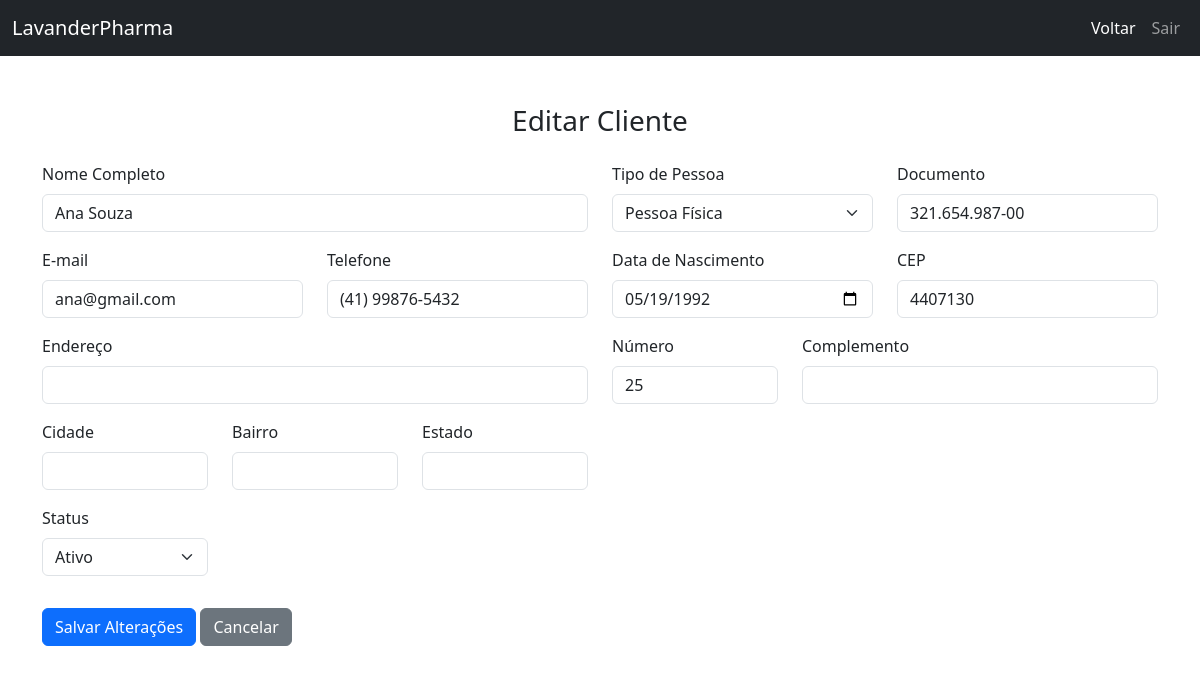
The app's page /sistema/Clientes/cliente_editar.php?codigo=4 (signed in) with its own data.
### tables this page shows
CREATE TABLE IF NOT EXISTS `CLIENTES` (
    `ID_Cliente` INT AUTO_INCREMENT PRIMARY KEY NOT NULL,
    `Nome_Cliente` VARCHAR(255) DEFAULT NULL,
    `Tipo_Cliente` ENUM('PJ', 'PF') DEFAULT NULL,
    `Documento_Cliente` VARCHAR(18) DEFAULT NULL,
    `Tel_Cliente` VARCHAR(20) DEFAULT NULL,
    `Email_Cliente` VARCHAR(100) DEFAULT NULL,
    `Senha_Cliente` VARCHAR(100) DEFAULT NULL,
    `CEP` VARCHAR(10) DEFAULT NULL,
    `Endereco_Cliente` VARCHAR(255) DEFAULT NULL,
    `EndNumero_Cliente` VARCHAR(255) DEFAULT NULL,
    `Complemento_Cliente` VARCHAR(100) DEFAULT NULL,
    `Bairro_Cliente` VARCHAR(255) DEFAULT NULL,
    `Cidade_Cliente` VARCHAR(255) DEFAULT NULL,
    `Estado_Cliente` CHAR(2) DEFAULT NULL,
    `DataNasc_Cliente` DATE DEFAULT NULL,
    `Status_Cliente` ENUM('0', '1') DEFAULT NULL,
    `DataCadastro_Cliente` DATETIME DEFAULT NULL,
    `DataAlteracao_Cliente` DATETIME DEFAULT NULL,
    FOREIGN KEY (`CEP`) REFERENCES `CEPS` (`CEP`)
);

### sistema/Clientes/cliente_editar.php (the view, shortened to what this page needs)
<?php
include '../../dev/Exec/conexao.php';
if (isset($_GET['codigo'])) {
    $codigo_cliente = $_GET['codigo'];
    $sql = "SELECT * FROM CLIENTES WHERE ID_Cliente = ?";
    $stmt = $conn->prepare($sql);
    $stmt->bind_param("s", $codigo_cliente);
    $stmt->execute();
    $result = $stmt->get_result();
    if ($result->num_rows > 0) {
        $cliente = $result->fetch_assoc();
        $cep = $cliente['CEP'];
        $sql_cep = "SELECT * FROM CEPS WHERE CEP = ?";
        $stmt_cep = $conn->prepare($sql_cep);
        $stmt_cep->bind_param("s", $cep);
        $stmt_cep->execute();
        $result_cep = $stmt_cep->get_result();
        if ($result_cep->num_rows > 0) {
            $cep_data = $result_cep->fetch_assoc();
        } else {
            $cep_data = [];
        }
    } else {
        echo "Cliente não encontrado.";
        exit();
    }
} else {
    echo "Código do cliente não fornecido.";
    exit();
}
?>
<!DOCTYPE html>
<html lang="pt-BR">
<head>
    <link href="https://cdn.jsdelivr.net/npm/bootstrap@5.3.0/dist/css/bootstrap.min.css" rel="stylesheet">
</head>
<body>
    <nav class='navbar navbar-expand-lg navbar-dark bg-dark'>
        <div class='container-fluid'>
            <a class='navbar-brand' href='../../index2.php'>LavanderPharma</a>
            <div class='collapse navbar-collapse' id='navbarNav'>
                <ul class='navbar-nav ms-auto'>
                    <li class='nav-item'><a class='nav-link active' aria-current='page' href='index.php'>Voltar</a></li>
                    <li class='nav-item'><a class='nav-link' href="../../../dev/Exec/sair.php">Sair</a></li>
                </ul>
            </div>
        </div>
    </nav>
    <div class="container my-5">
        <h3 class="text-center mb-4">Editar Cliente</h3>
        <form method="post" action="">
            <div class="row mb-3">
                <div class="col-md-6">
                    <label for="Nome_Cliente" class="form-label">Nome Completo</label>
                    <input type="text" class="form-control" id="Nome_Cliente" name="Nome_Cliente" value="<?php echo htmlspecialchars($cliente['Nome_Cliente']); ?>" required>
                </div>
                <div class="col-md-3">
                    <label for="Tipo_Cliente" class="form-label">Tipo de Pessoa</label>
                    <select class="form-select" id="Tipo_Cliente" name="Tipo_Cliente" required>
                        <option value="PF" <?php if ($cliente['Tipo_Cliente'] == 'PF') echo 'selected'; ?>>Pessoa Física</option>
                    </select>
                </div>
                <div class="col-md-3">
                    <label for="Documento_Cliente" class="form-label">Documento</label>
                    <input type="text" class="form-control" id="Documento_Cliente" name="Documento_Cliente" value="<?php echo htmlspecialchars($cliente['Documento_Cliente']); ?>" required>
                </div>
            </div>
            <div class="row mb-3">
                <div class="col-md-3">
                    <label for="Email_Cliente" class="form-label">E-mail</label>
                    <input type="email" class="form-control" id="Email_Cliente" name="Email_Cliente" value="<?php echo htmlspecialchars($cliente['Email_Cliente']); ?>" required>
                </div>
                <div class="col-md-3">
                    <label for="Tel_Cliente" class="form-label">Telefone</label>
                    <input type="text" class="form-control" id="Tel_Cliente" name="Tel_Cliente" value="<?php echo htmlspecialchars($cliente['Tel_Cliente']); ?>" required>
                </div>
                <div class="col-md-3">
                    <label for="DataNasc_Cliente" class="form-label">Data de Nascimento</label>
                    <input type="date" class="form-control" id="DataNasc_Cliente" name="DataNasc_Cliente" value="<?php echo htmlspecialchars($cliente['DataNasc_Cliente']); ?>">
                </div>
                <div class="col-md-3">
                    <label for="CEP" class="form-label">CEP</label>
                    <input type="text" class="form-control" id="CEP" name="CEP" value="<?php echo htmlspecialchars($cep); ?>" required>
                </div>
            </div>
            <div class="row mb-3">
                <div class="col-md-6">
                    <label for="Endereco_Cliente" class="form-label">Endereço</label>
                    <input type="text" class="form-control" id="Endereco_Cliente" name="Endereco_Cliente" value="<?php echo htmlspecialchars($cep_data['Endereco_CEP'] ?? ''); ?>" required>
                </div>
                <div class="col-md-2">
                    <label for="EndNumero_Cliente" class="form-label">Número</label>
                    <input type="text" class="form-control" id="EndNumero_Cliente" name="EndNumero_Cliente" value="<?php echo htmlspecialchars($cliente['EndNumero_Cliente']); ?>" required>
                </div>
                <div class="col-md-4">
                    <label for="Complemento_Cliente" class="form-label">Complemento</label>
                    <input type="text" class="form-control" id="Complemento_Cliente" name="Complemento_Cliente" value="<?php echo htmlspecialchars($cliente['Complemento_Cliente'] ?? ''); ?>">
                </div>
            </div>
            <div class="row mb-3">
                <div class="col-md-2">
                    <label for="Cidade_Cliente" class="form-label">Cidade</label>
                    <input type="text" class="form-control" id="Cidade_Cliente" name="Cidade_Cliente" value="<?php echo htmlspecialchars($cep_data['Cidade_CEP'] ?? ''); ?>" required>
                </div>
                <div class="col-md-2">
                    <label for="Bairro_Cliente" class="form-label">Bairro</label>
                    <input type="text" class="form-control" id="Bairro_Cliente" name="Bairro_Cliente" value="<?php echo htmlspecialchars($cep_data['Bairro_CEP'] ?? ''); ?>" required>
                </div>
                <div class="col-md-2">
                    <label for="Estado_Cliente" class="form-label">Estado</label>
                    <input type="text" class="form-control" id="Estado_Cliente" name="Estado_Cliente" value="<?php echo htmlspecialchars($cep_data['Estado_CEP'] ?? ''); ?>" required>
                </div>
            </div>
            <div class="row mb-3">
                <div class="col-md-2">
                    <label for="Status_Cliente" class="form-label">Status</label>
                    <select class="form-select" id="Status_Cliente" name="Status_Cliente" required>
                        <option value="1" <?php if ($cliente['Status_Cliente'] == '1') echo 'selected'; ?>>Ativo</option>
                    </select>
                </div>
            </div>
            <button type="submit" class="btn btn-primary mt-3">Salvar Alterações</button>
            <a href="index.php" class="btn btn-secondary mt-3">Cancelar</a>
        </form>
    </div>
</body>
</html>

### records on screen
clientes: Nome_Cliente "Ana Souza", Tipo_Cliente "Pessoa Física", Documento_Cliente "321.654.987-00", Email_Cliente "ana@gmail.com", Tel_Cliente "(41) 99876-5432", DataNasc_Cliente "05/19/1992", CEP "4407130", EndNumero_Cliente "25", Status_Cliente "Ativo"
